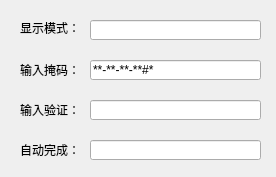
<?xml version="1.0" encoding="UTF-8"?>
<ui version="4.0">
 <class>MyWidget</class>
 <widget class="QWidget" name="MyWidget">
  <property name="geometry">
   <rect>
    <x>0</x>
    <y>0</y>
    <width>276</width>
    <height>177</height>
   </rect>
  </property>
  <property name="windowTitle">
   <string>MyWidget</string>
  </property>
  <widget class="QLabel" name="label">
   <property name="geometry">
    <rect>
     <x>20</x>
     <y>20</y>
     <width>61</width>
     <height>16</height>
    </rect>
   </property>
   <property name="text">
    <string>显示模式：</string>
   </property>
  </widget>
  <widget class="QLineEdit" name="lineEdit1">
   <property name="geometry">
    <rect>
     <x>90</x>
     <y>20</y>
     <width>171</width>
     <height>20</height>
    </rect>
   </property>
   <property name="echoMode">
    <enum>QLineEdit::Password</enum>
   </property>
  </widget>
  <widget class="QLabel" name="label_2">
   <property name="geometry">
    <rect>
     <x>20</x>
     <y>60</y>
     <width>61</width>
     <height>20</height>
    </rect>
   </property>
   <property name="text">
    <string>输入掩码：</string>
   </property>
  </widget>
  <widget class="QLineEdit" name="lineEdit2">
   <property name="geometry">
    <rect>
     <x>90</x>
     <y>60</y>
     <width>171</width>
     <height>20</height>
    </rect>
   </property>
   <property name="inputMask">
    <string>&gt;AA-90-bb-!aa\#H;*</string>
   </property>
  </widget>
  <widget class="QLabel" name="label_3">
   <property name="geometry">
    <rect>
     <x>20</x>
     <y>100</y>
     <width>61</width>
     <height>20</height>
    </rect>
   </property>
   <property name="text">
    <string>输入验证：</string>
   </property>
  </widget>
  <widget class="QLineEdit" name="lineEdit3">
   <property name="geometry">
    <rect>
     <x>90</x>
     <y>100</y>
     <width>171</width>
     <height>20</height>
    </rect>
   </property>
  </widget>
  <widget class="QLabel" name="label_4">
   <property name="geometry">
    <rect>
     <x>20</x>
     <y>140</y>
     <width>61</width>
     <height>20</height>
    </rect>
   </property>
   <property name="text">
    <string>自动完成：</string>
   </property>
  </widget>
  <widget class="QLineEdit" name="lineEdit4">
   <property name="geometry">
    <rect>
     <x>90</x>
     <y>140</y>
     <width>171</width>
     <height>20</height>
    </rect>
   </property>
  </widget>
 </widget>
 <layoutdefault spacing="6" margin="11"/>
 <resources/>
 <connections/>
</ui>
